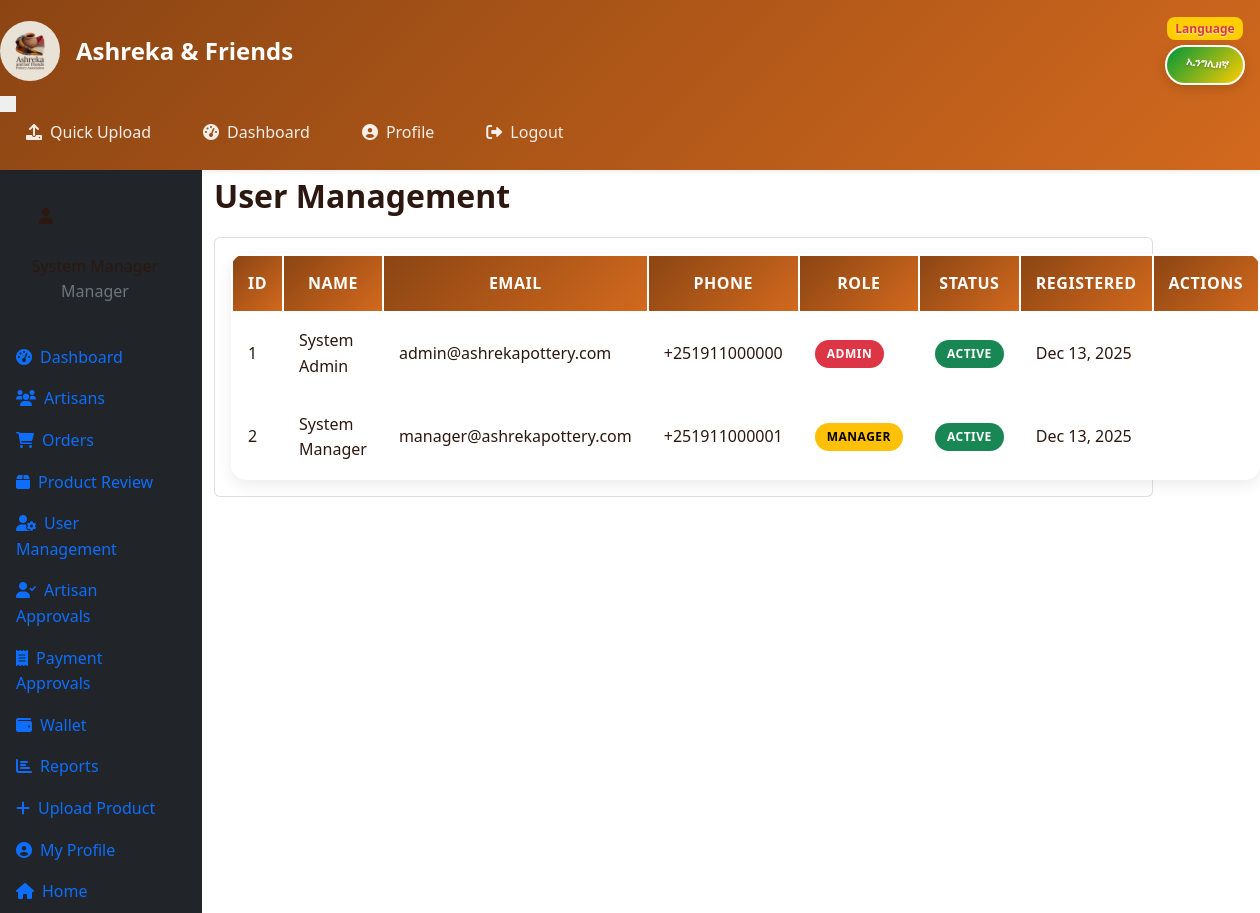
Screenshot of /views/manager/users.php (signed in) with the database file from the repository.
### tables this page shows
CREATE TABLE `users` (
  `id` int(11) NOT NULL,
  `email` varchar(255) NOT NULL,
  `phone` varchar(20) DEFAULT NULL,
  `password` varchar(255) NOT NULL,
  `role` enum('admin','manager','artisan','customer') NOT NULL,
  `status` enum('pending','approved','rejected','active') DEFAULT 'pending',
  `created_at` timestamp NOT NULL DEFAULT current_timestamp(),
  `updated_at` timestamp NOT NULL DEFAULT current_timestamp() ON UPDATE current_timestamp(),
  `name` varchar(255) DEFAULT NULL,
  `father_name` varchar(100) DEFAULT NULL,
  `grandfather_name` varchar(100) DEFAULT NULL,
  `rejection_reason` text DEFAULT NULL
);

CREATE TABLE `artisans` (
  `id` int(11) NOT NULL,
  `user_id` int(11) NOT NULL,
  `name` varchar(255) NOT NULL,
  `father_name` varchar(100) DEFAULT NULL,
  `grandfather_name` varchar(100) DEFAULT NULL,
  `skill_type` enum('pottery','weaving','both') NOT NULL,
  `experience_years` int(11) DEFAULT 0,
  `description` text DEFAULT NULL,
  `profile_image` varchar(255) DEFAULT NULL,
  `address` text DEFAULT NULL,
  `approval_status` enum('pending','approved','rejected') DEFAULT 'pending',
  `bio` text DEFAULT NULL,
  `specialization` varchar(100) DEFAULT 'pottery'
);

### views/manager/users.php (the view, shortened to what this page needs)
<?php
require_once '../../config/database_enhanced.php';
$stmt = $pdo->query("
    SELECT u.*,
           c.is_loyal, c.purchase_count,
           a.approval_status as artisan_status
    FROM users u
    LEFT JOIN customers c ON u.id = c.user_id
    LEFT JOIN artisans a ON u.id = a.user_id
    WHERE u.status != 'deleted'
    ORDER BY u.created_at DESC
");
$users = $stmt->fetchAll();
?>
<!DOCTYPE html>
<html lang="en">
<head>
    <link href="../../assets/css/bootstrap.min.css" rel="stylesheet">
    <link href="https://cdnjs.cloudflare.com/ajax/libs/font-awesome/6.0.0/css/all.min.css" rel="stylesheet">
    <link href="../../assets/css/style.css" rel="stylesheet">
</head>
<body>
    <?php include '../layouts/navbar.php'; ?>
    <div class="container-fluid">
        <div class="row">
            <?php include '../layouts/sidebar.php'; ?>
            <main class="col-md-9 ms-sm-auto col-lg-10 px-md-4">
                <div class="d-flex justify-content-between flex-wrap flex-md-nowrap align-items-center pt-3 pb-2 mb-3 border-bottom">
                    <h1 class="h2">User Management</h1>
                </div>
                <div class="card">
                    <div class="card-body">
                        <div class="table-responsive">
                            <table class="table table-striped">
                                <thead>
                                    <tr>
                                        <th>ID</th>
                                        <th>Name</th>
                                        <th>Email</th>
                                        <th>Phone</th>
                                        <th>Role</th>
                                        <th>Status</th>
                                        <th>Registered</th>
                                        <th>Actions</th>
                                    </tr>
                                </thead>
                                <tbody>
                                    <?php foreach ($users as $user): ?>
                                    <tr>
                                        <td><?= $user['id'] ?></td>
                                        <td><?= htmlspecialchars($user['name'] ?: $user['email']) ?></td>
                                        <td><?= htmlspecialchars($user['email']) ?></td>
                                        <td><?= htmlspecialchars($user['phone']) ?></td>
                                        <td>
                                            <span class="badge bg-<?=
                                                $user['role'] === 'admin' ? 'danger' :
                                                ($user['role'] === 'manager' ? 'warning' :
                                                ($user['role'] === 'artisan' ? 'dark' : 'primary'))
                                            ?>">
                                                <?= ucfirst($user['role']) ?>
                                            </span>
                                        </td>
                                        <td>
                                            <span class="badge bg-<?= $user['status'] === 'active' ? 'success' : 'secondary' ?>">
                                                <?= ucfirst($user['status']) ?>
                                            </span>
                                        </td>
                                        <td><?= date('M j, Y', strtotime($user['created_at'])) ?></td>
                                        <td>
                                        </td>
                                    </tr>
                                    <?php endforeach; ?>
                                </tbody>
                            </table>
                        </div>
                    </div>
                </div>
            </main>
        </div>
    </div>

### views/layouts/navbar.php (shortened to what this page needs)
<nav class="navbar navbar-expand-lg navbar-dark bg-dark shadow-sm">
    <div class="container-fluid">
        <a class="navbar-brand d-flex align-items-center" href="../../index.php">
            <img src="../../assets/images/ashru.jpeg" alt="Ashreka" height="60" width="60" class="me-3 rounded-circle" style="object-fit: cover;">
            <span class="fw-bold">Ashreka & Friends</span>
        </a>
        <button class="navbar-toggler border-0 p-2" type="button" data-bs-toggle="collapse" data-bs-target="#navbarNav" aria-controls="navbarNav" aria-expanded="false" aria-label="Toggle navigation">
        </button>
        <div class="collapse navbar-collapse" id="navbarNav">
            <ul class="navbar-nav ms-auto align-items-lg-center">
                <li class="nav-item">
                    <a class="nav-link px-3" href="../customer/quick_upload.php">
                        <i class="fas fa-upload me-2"></i>Quick Upload
                    </a>
                </li>
                <?php if (isset($_SESSION['user_id'])): ?>
                    <li class="nav-item">
                        <a class="nav-link px-3" href="dashboard.php">
                            <i class="fas fa-tachometer-alt me-2"></i>Dashboard
                        </a>
                    </li>
                    <li class="nav-item">
                        <a class="nav-link px-3" href="../profile/profile.php">
                            <i class="fas fa-user-circle me-2"></i>Profile
                        </a>
                    </li>
                    <li class="nav-item">
                        <a class="nav-link px-3 text-warning" href="../../controllers/AuthController.php?action=logout">
                            <i class="fas fa-sign-out-alt me-2"></i>Logout
                        </a>
                    </li>
                <?php endif; ?>
            </ul>
        </div>
    </div>
</nav>

### views/layouts/sidebar.php (shortened to what this page needs)
<div class="col-md-3 col-lg-2 d-md-block bg-dark sidebar">
    <div class="position-sticky pt-3">
        <?php
        if (isset($_SESSION['user_id'])) {
            $stmt = $pdo->prepare("
                SELECT u.name,
                       COALESCE(a.profile_image, c.profile_image) as profile_image
                FROM users u
                LEFT JOIN artisans a ON u.id = a.user_id
                LEFT JOIN customers c ON u.id = c.user_id
                WHERE u.id = ?
            ");
            $stmt->execute([$_SESSION['user_id']]);
            $current_user = $stmt->fetch();
        }
        ?>
        <div class="text-center mb-3 p-3 border-bottom border-secondary">
            <?php if ($current_user['profile_image']): ?>
            <img src="../../<?= $current_user['profile_image'] ?>"
                 class="rounded-circle mb-2" width="60" height="60" style="object-fit: cover;">
            <?php else: ?>
            <div class="rounded-circle mb-2 bg-secondary d-flex align-items-center justify-content-center" style="width: 60px; height: 60px;">
                <i class="fas fa-user text-white"></i>
            </div>
            <?php endif; ?>
            <div class="text-white small"><?= htmlspecialchars($current_user['name'] ?: 'User') ?></div>
            <div class="text-muted small"><?= ucfirst($_SESSION['role']) ?></div>
        </div>
        <ul class="nav flex-column">
            <?php
            $role = $_SESSION['role'] ?? '';
            $currentPage = basename($_SERVER['PHP_SELF']);
            if ($role === 'admin'): ?>
                <li class="nav-item">
                    <a class="nav-link <?= $currentPage === 'dashboard.php' ? 'active' : '' ?>" href="dashboard.php">
                        <i class="fas fa-tachometer-alt me-2"></i>Dashboard
                    </a>
                </li>
                <li class="nav-item">
                    <a class="nav-link <?= $currentPage === 'system.php' ? 'active' : '' ?>" href="system.php">
                        <i class="fas fa-cogs me-2"></i>System Monitor
                    </a>
                </li>
                <li class="nav-item">
                    <a class="nav-link <?= $currentPage === 'heritage.php' ? 'active' : '' ?>" href="heritage.php">
                        <i class="fas fa-book me-2"></i>Heritage Archive
                    </a>
                </li>
                <li class="nav-item">
                    <a class="nav-link" href="../profile/profile.php">
                        <i class="fas fa-user-circle me-2"></i>My Profile
                    </a>
                </li>
                <li class="nav-item">
                    <a class="nav-link" href="../../index.php">
                        <i class="fas fa-home me-2"></i>Home
                    </a>
                </li>
            <?php elseif ($role === 'manager'): ?>
                <li class="nav-item">
                    <a class="nav-link <?= $currentPage === 'dashboard.php' ? 'active' : '' ?>" href="dashboard.php">
                        <i class="fas fa-tachometer-alt me-2"></i>Dashboard
                    </a>
                </li>
                <li class="nav-item">
                    <a class="nav-link <?= $currentPage === 'artisans.php' ? 'active' : '' ?>" href="artisans.php">
                        <i class="fas fa-users me-2"></i>Artisans
                    </a>
                </li>
                <li class="nav-item">
                    <a class="nav-link <?= $currentPage === 'orders.php' ? 'active' : '' ?>" href="orders.php">
                        <i class="fas fa-shopping-cart me-2"></i>Orders
                    </a>
                </li>
                <li class="nav-item">
                    <a class="nav-link <?= $currentPage === 'products_review.php' ? 'active' : '' ?>" href="products_review.php">
                        <i class="fas fa-box me-2"></i>Product Review
                    </a>
                </li>
                <li class="nav-item">
                    <a class="nav-link <?= $currentPage === 'users.php' ? 'active' : '' ?>" href="users.php">
                        <i class="fas fa-user-cog me-2"></i>User Management
                    </a>
                </li>
                <li class="nav-item">
                    <a class="nav-link <?= $currentPage === 'artisan_approvals.php' ? 'active' : '' ?>" href="artisan_approvals.php">
                        <i class="fas fa-user-check me-2"></i>Artisan Approvals
                    </a>
                </li>
                <li class="nav-item">
                    <a class="nav-link <?= $currentPage === 'payment_approvals.php' ? 'active' : '' ?>" href="payment_approvals.php">
                        <i class="fas fa-receipt me-2"></i>Payment Approvals
                    </a>
                </li>
                <li class="nav-item">
                    <a class="nav-link <?= $currentPage === 'wallet.php' ? 'active' : '' ?>" href="wallet.php">
                        <i class="fas fa-wallet me-2"></i>Wallet
                    </a>
                </li>
                <li class="nav-item">
                    <a class="nav-link <?= $currentPage === 'reports.php' ? 'active' : '' ?>" href="reports.php">
                        <i class="fas fa-chart-bar me-2"></i>Reports
                    </a>
                </li>
                <li class="nav-item">
                    <a class="nav-link <?= $currentPage === 'upload_product.php' ? 'active' : '' ?>" href="upload_product.php">
                        <i class="fas fa-plus me-2"></i>Upload Product
                    </a>
                </li>
                <li class="nav-item">
                    <a class="nav-link" href="profile.php">
                        <i class="fas fa-user-circle me-2"></i>My Profile
                    </a>
                </li>
                <li class="nav-item">
                    <a class="nav-link" href="../../index.php">
                        <i class="fas fa-home me-2"></i>Home
                    </a>
                </li>
            <?php endif; ?>
        </ul>
    </div>
</div>

### includes/auto_lang.php (shortened to what this page needs)
<?php
if (!defined('LANG_AUTO_LOADED')) {
    register_shutdown_function(function() {
        if (!headers_sent() && ob_get_level() > 0) {
            $content = ob_get_contents();
            if ($content && strpos($content, '</body>') !== false) {
                $langScript = getLangScript();
                $content = str_replace('</body>', $langScript . '</body>', $content);
                echo $content;
            }
        }
    });
}
function getLangScript() {
    $depth = substr_count($_SERVER['REQUEST_URI'], '/') - 2;
    $path = str_repeat('../', max(0, $depth)) . 'assets/js/lang.js';
    return '<script src="' . $path . '"></script>';
}
?>

### assets/css/style.css (style rules this page uses)
:root { --primary-color: #8B4513; --secondary-color: #D2691E; --accent-color: #CD853F; --text-dark: #2C1810; --text-light: #6C5B47; --bg-light: #FFF8DC; --success-color: #28a745; --warning-color: #ffc107; --danger-color: #dc3545; --info-color: #17a2b8; }
* { margin: 0; padding: 0; box-sizing: border-box; }
body { font-family: 'Segoe UI', Tahoma, Geneva, Verdana, sans-serif; line-height: 1.6; color: var(--text-dark); background-color: #fff; }
.navbar { background: linear-gradient(135deg, var(--primary-color) 0%, var(--secondary-color) 100%) !important; box-shadow: 0 2px 10px rgba(0,0,0,0.1); padding: 1rem 0; }
.navbar-brand { font-weight: bold; font-size: 1.5rem; color: white !important; }
.navbar-nav .nav-link { color: rgba(255,255,255,0.9) !important; font-weight: 500; margin: 0 10px; transition: all 0.3s ease; border-radius: 20px; padding: 8px 16px !important; }
.table { background: white; border-radius: 15px; overflow: hidden; box-shadow: 0 5px 15px rgba(0,0,0,0.08); }
.table thead th { background: linear-gradient(135deg, var(--primary-color) 0%, var(--secondary-color) 100%); color: white; border: none; padding: 15px; font-weight: 600; text-transform: uppercase; letter-spacing: 0.5px; }
.table tbody td { padding: 15px; border-color: #f8f9fa; vertical-align: middle; }
.badge { padding: 8px 12px; border-radius: 20px; font-size: 0.75rem; font-weight: 600; text-transform: uppercase; letter-spacing: 0.5px; }
body { top: 0px !important; }

### rows the page displays
users: id "1", name "System Admin", email "admin@ashrekapottery.com", phone "+251911000000", role "ADMIN", status "ACTIVE", created_at "Dec 13, 2025"
artisans: user "2", user.name "System Manager", user.email "manager@ashrekapottery.com", user.phone "+251911000001", user.role "MANAGER", user.status "ACTIVE", user.created_at "Dec 13, 2025"

### other values shown
$_SESSION['role'] "Manager"
